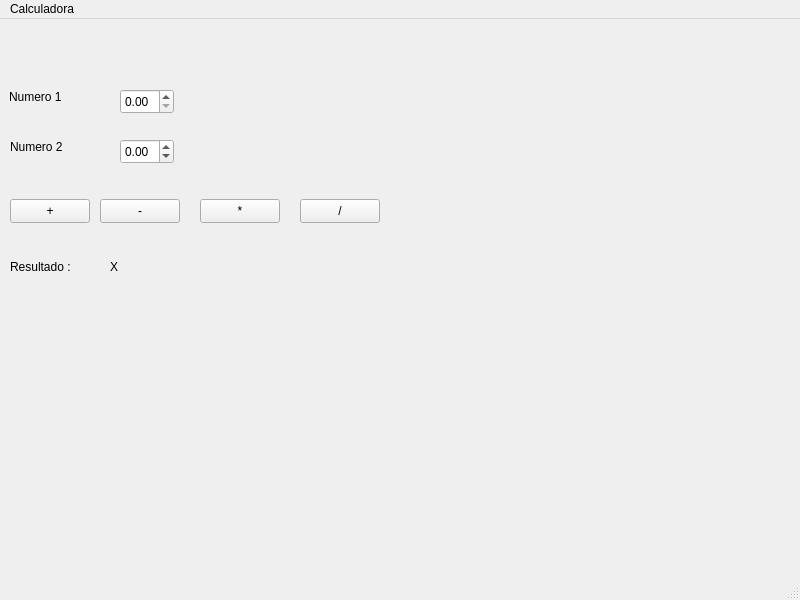
<?xml version="1.0" encoding="UTF-8"?>
<ui version="4.0">
 <class>MainWindow</class>
 <widget class="QMainWindow" name="MainWindow">
  <property name="geometry">
   <rect>
    <x>0</x>
    <y>0</y>
    <width>800</width>
    <height>600</height>
   </rect>
  </property>
  <property name="windowTitle">
   <string>MainWindow</string>
  </property>
  <widget class="QWidget" name="centralwidget">
   <widget class="QLabel" name="label">
    <property name="geometry">
     <rect>
      <x>9</x>
      <y>70</y>
      <width>171</width>
      <height>16</height>
     </rect>
    </property>
    <property name="text">
     <string>Numero 1</string>
    </property>
   </widget>
   <widget class="QLabel" name="label_2">
    <property name="geometry">
     <rect>
      <x>10</x>
      <y>120</y>
      <width>131</width>
      <height>16</height>
     </rect>
    </property>
    <property name="text">
     <string>Numero 2</string>
    </property>
   </widget>
   <widget class="QLabel" name="label_3">
    <property name="geometry">
     <rect>
      <x>10</x>
      <y>240</y>
      <width>191</width>
      <height>16</height>
     </rect>
    </property>
    <property name="text">
     <string>Resultado : </string>
    </property>
   </widget>
   <widget class="QLabel" name="Result">
    <property name="geometry">
     <rect>
      <x>110</x>
      <y>240</y>
      <width>71</width>
      <height>16</height>
     </rect>
    </property>
    <property name="text">
     <string>X</string>
    </property>
   </widget>
   <widget class="QDoubleSpinBox" name="n2">
    <property name="geometry">
     <rect>
      <x>120</x>
      <y>120</y>
      <width>54</width>
      <height>25</height>
     </rect>
    </property>
    <property name="minimum">
     <double>-99999.000000000000000</double>
    </property>
    <property name="maximum">
     <double>99999.000000000000000</double>
    </property>
   </widget>
   <widget class="QPushButton" name="Subtraction">
    <property name="geometry">
     <rect>
      <x>100</x>
      <y>180</y>
      <width>80</width>
      <height>24</height>
     </rect>
    </property>
    <property name="text">
     <string>-</string>
    </property>
   </widget>
   <widget class="QPushButton" name="Sum">
    <property name="geometry">
     <rect>
      <x>10</x>
      <y>180</y>
      <width>80</width>
      <height>24</height>
     </rect>
    </property>
    <property name="text">
     <string>+</string>
    </property>
   </widget>
   <widget class="QPushButton" name="Multiplication">
    <property name="geometry">
     <rect>
      <x>200</x>
      <y>180</y>
      <width>80</width>
      <height>24</height>
     </rect>
    </property>
    <property name="text">
     <string>*</string>
    </property>
   </widget>
   <widget class="QPushButton" name="Division">
    <property name="geometry">
     <rect>
      <x>300</x>
      <y>180</y>
      <width>80</width>
      <height>24</height>
     </rect>
    </property>
    <property name="text">
     <string>/</string>
    </property>
   </widget>
   <widget class="QDoubleSpinBox" name="n1">
    <property name="geometry">
     <rect>
      <x>120</x>
      <y>70</y>
      <width>54</width>
      <height>25</height>
     </rect>
    </property>
   </widget>
  </widget>
  <widget class="QMenuBar" name="menubar">
   <property name="geometry">
    <rect>
     <x>0</x>
     <y>0</y>
     <width>800</width>
     <height>21</height>
    </rect>
   </property>
   <widget class="QMenu" name="menuCalculadora">
    <property name="title">
     <string>Calculadora</string>
    </property>
   </widget>
   <addaction name="menuCalculadora"/>
  </widget>
  <widget class="QStatusBar" name="statusbar"/>
 </widget>
 <resources/>
 <connections/>
</ui>
